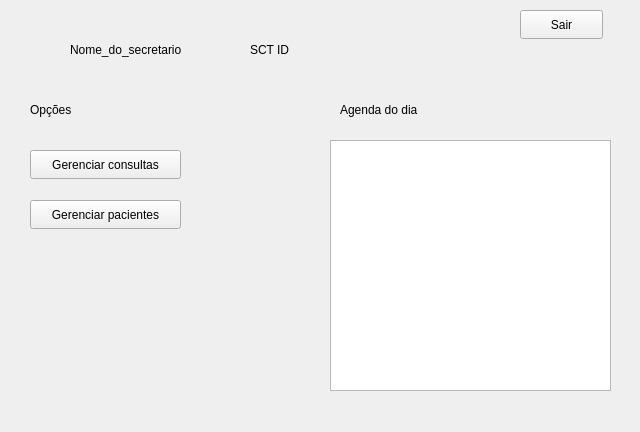
<?xml version="1.0" encoding="UTF-8"?>
<ui version="4.0">
 <class>TelaInicialSecretario</class>
 <widget class="QWidget" name="TelaInicialSecretario">
  <property name="geometry">
   <rect>
    <x>0</x>
    <y>0</y>
    <width>640</width>
    <height>432</height>
   </rect>
  </property>
  <property name="windowTitle">
   <string>Form</string>
  </property>
  <widget class="QPushButton" name="pushButtonConsultas">
   <property name="geometry">
    <rect>
     <x>30</x>
     <y>150</y>
     <width>151</width>
     <height>29</height>
    </rect>
   </property>
   <property name="text">
    <string>Gerenciar consultas</string>
   </property>
  </widget>
  <widget class="QPushButton" name="pushButtonPacientes">
   <property name="geometry">
    <rect>
     <x>30</x>
     <y>200</y>
     <width>151</width>
     <height>29</height>
    </rect>
   </property>
   <property name="text">
    <string>Gerenciar pacientes</string>
   </property>
  </widget>
  <widget class="QLabel" name="label">
   <property name="geometry">
    <rect>
     <x>70</x>
     <y>40</y>
     <width>141</width>
     <height>20</height>
    </rect>
   </property>
   <property name="text">
    <string>Nome_do_secretario</string>
   </property>
  </widget>
  <widget class="QLabel" name="label_2">
   <property name="geometry">
    <rect>
     <x>30</x>
     <y>100</y>
     <width>63</width>
     <height>20</height>
    </rect>
   </property>
   <property name="text">
    <string>Opções</string>
   </property>
  </widget>
  <widget class="QPushButton" name="pushButtonSair">
   <property name="geometry">
    <rect>
     <x>520</x>
     <y>10</y>
     <width>83</width>
     <height>29</height>
    </rect>
   </property>
   <property name="text">
    <string>Sair</string>
   </property>
  </widget>
  <widget class="QLabel" name="label_3">
   <property name="geometry">
    <rect>
     <x>340</x>
     <y>100</y>
     <width>121</width>
     <height>20</height>
    </rect>
   </property>
   <property name="text">
    <string>Agenda do dia</string>
   </property>
  </widget>
  <widget class="QTableView" name="tableView">
   <property name="geometry">
    <rect>
     <x>330</x>
     <y>140</y>
     <width>281</width>
     <height>251</height>
    </rect>
   </property>
  </widget>
  <widget class="QLabel" name="label_4">
   <property name="geometry">
    <rect>
     <x>250</x>
     <y>40</y>
     <width>63</width>
     <height>20</height>
    </rect>
   </property>
   <property name="text">
    <string>SCT ID</string>
   </property>
  </widget>
 </widget>
 <resources/>
 <connections/>
</ui>
